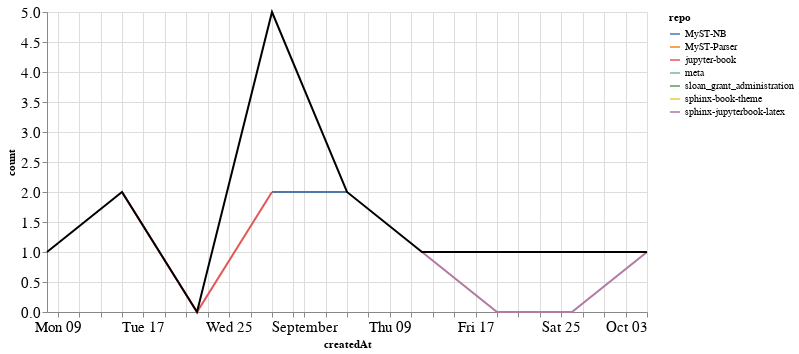

Notebook code for this chart:
### Markdown cell above
### PRs

### Code cell
prs_time = prs.groupby('repo').resample('W', on='createdAt').count()['author'].reset_index()
prs_time = prs_time.rename(columns={'author': 'count'})
prs_time_total = prs_time.groupby('createdAt').agg({"count": "sum"}).reset_index()

ch1 = alt.Chart(prs_time, width=600).mark_line().encode(
    x='createdAt',
    y='count',
    color='repo',
    tooltip="repo"
)

ch2 = alt.Chart(prs_time_total, width=600).mark_line(color="black").encode(
    x='createdAt',
    y='count',
)

ch1 + ch2

### Figure 1 — Vega-Lite specification as saved in the notebook (floating-point values rounded to 4 significant figures)
{"config": {"axisLeft": {"labelFontSize": 15}, "axisBottom": {"labelFontSize": 15}}, "layer": [{"data": {"name": "data-54574e2af04f48668679717c44c511ab"}, "mark": "line", "encoding": {"color": {"type": "nominal", "field": "repo"}, "tooltip": {"type": "nominal", "field": "repo"}, "x": {"type": "temporal", "field": "createdAt"}, "y": {"type": "quantitative", "field": "count"}}, "width": 600}, {"data": {"name": "data-8cd57139c5b32385f83fabe9859e0dd5"}, "mark": {"type": "line", "color": "black"}, "encoding": {"x": {"type": "temporal", "field": "createdAt"}, "y": {"type": "quantitative", "field": "count"}}, "width": 600}], "$schema": "https://vega.github.io/schema/vega-lite/v4.8.1.json", "datasets": {"data-54574e2af04f48668679717c44c511ab": [{"repo": "MyST-NB", "createdAt": "2021-08-29T00:00:00", "count": 2}, {"repo": "MyST-NB", "createdAt": "2021-09-05T00:00:00", "count": 2}, {"repo": "MyST-Parser", "createdAt": "2021-08-29T00:00:00", "count": 1}, {"repo": "jupyter-book", "createdAt": "2021-08-15T00:00:00", "count": 2}, {"repo": "jupyter-book", "createdAt": "2021-08-22T00:00:00", "count": 0}, {"repo": "jupyter-book", "createdAt": "2021-08-29T00:00:00", "count": 2}, {"repo": "meta", "createdAt": "2021-08-08T00:00:00", "count": 1}, {"repo": "sloan_grant_administration", "createdAt": "2021-09-26T00:00:00", "count": 1}, {"repo": "sphinx-book-theme", "createdAt": "2021-09-19T00:00:00", "count": 1}, {"repo": "sphinx-jupyterbook-latex", "createdAt": "2021-09-12T00:00:00", "count": 1}, {"repo": "sphinx-jupyterbook-latex", "createdAt": "2021-09-19T00:00:00", "count": 0}, {"repo": "sphinx-jupyterbook-latex", "createdAt": "2021-09-26T00:00:00", "count": 0}, {"repo": "sphinx-jupyterbook-latex", "createdAt": "2021-10-03T00:00:00", "count": 1}], "data-8cd57139c5b32385f83fabe9859e0dd5": [{"createdAt": "2021-08-08T00:00:00", "count": 1}, {"createdAt": "2021-08-15T00:00:00", "count": 2}, {"createdAt": "2021-08-22T00:00:00", "count": 0}, {"createdAt": "2021-08-29T00:00:00", "count": 5}, {"createdAt": "2021-09-05T00:00:00", "count": 2}, {"createdAt": "2021-09-12T00:00:00", "count": 1}, {"createdAt": "2021-09-19T00:00:00", "count": 1}, {"createdAt": "2021-09-26T00:00:00", "count": 1}, {"createdAt": "2021-10-03T00:00:00", "count": 1}]}}
